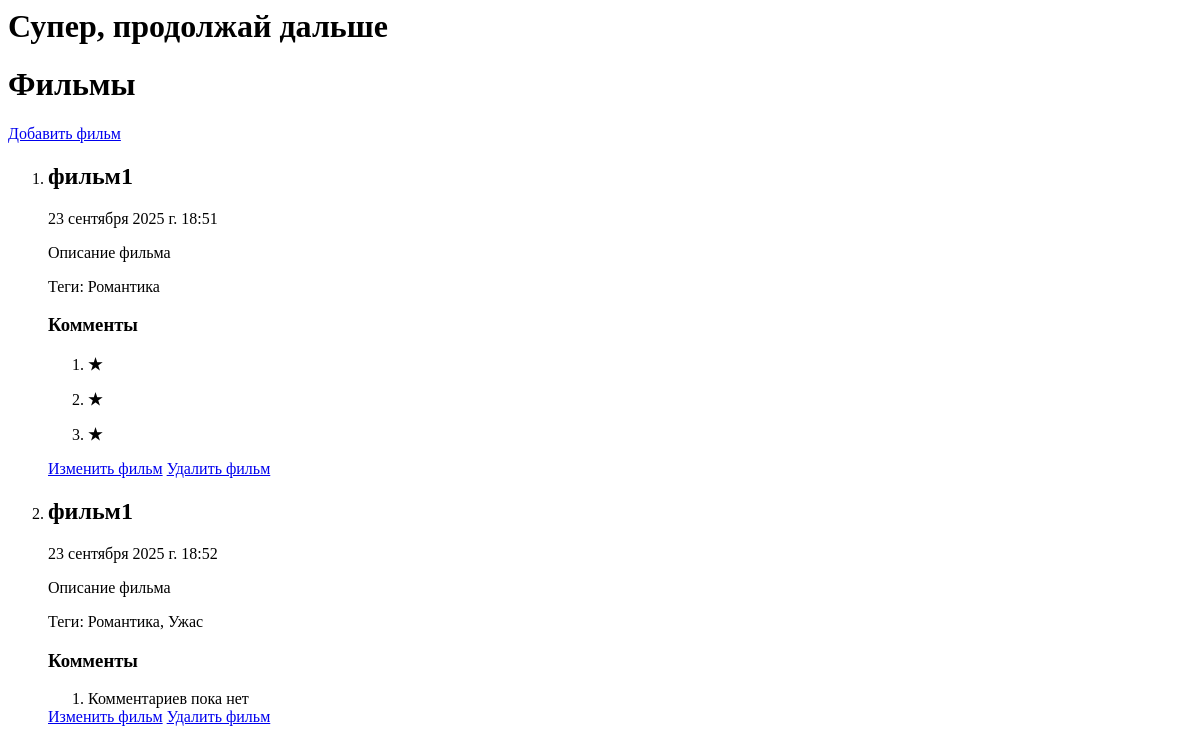
Before: /all_films/ (signed in) with the older database file.
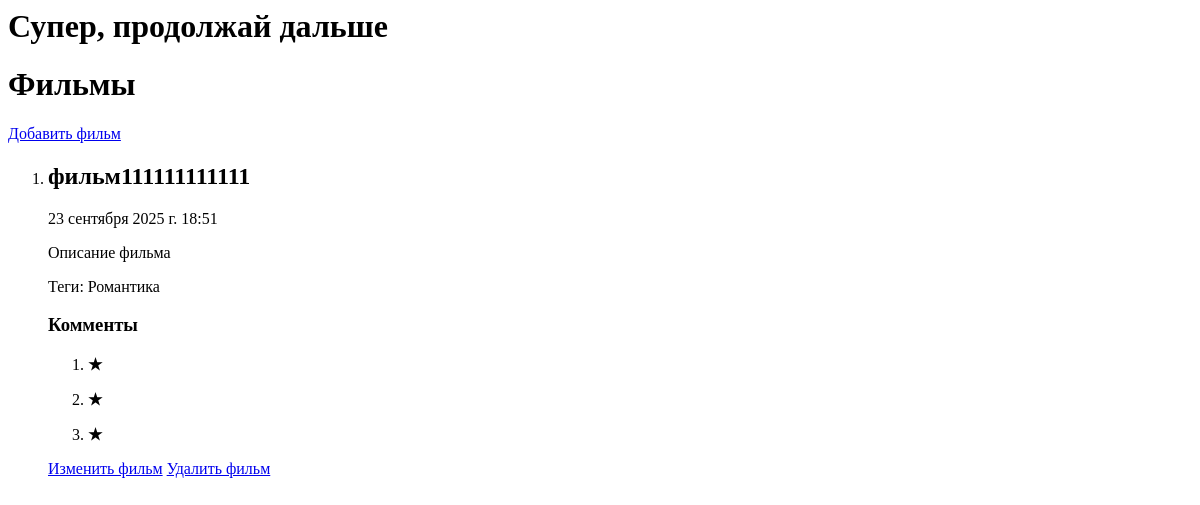
After: the same page with the newer database file.
### cineboard/models.py (models this page shows)
class Films(models.Model):
    GENRE = (
        ('Фантастика', 'Фантастика'),
        ('Хорор', 'Хоррор')
    )
    title = models.CharField(max_length=100, default='фильм1')
    description = models.TextField(default='Описание фильма')
    genre = models.CharField(max_length=100, choices=GENRE, default='Фантастика')
    tags = models.ManyToManyField(Tag)
    created_at = models.DateTimeField(auto_now_add=True)

class Tag(models.Model):
    name = models.CharField(max_length=100, default='Романтика')

class Rating(models.Model):
    MARKS = (
        ("1", "1"),
        ("2", "2"),
        ("3", "3"),
        ('4', "4"),
        ('5', '5')
    )
    choice_films = models.ForeignKey(Films, on_delete=models.CASCADE, related_name='rating')
    marks = models.CharField(max_length=100, choices=MARKS, default='3', null=True)

### cineboard/views.py (the view)
# urls.py: path('all_films/', views.AllFilmsListView.as_view(), name='all_films'),
class AllFilmsListView(LoginRequiredMixin, generic.ListView):
    model = models.Films
    template_name = 'cineboard/tv_list.html'
    context_object_name = 'tv_lst'

### templates/cineboard/tv_list.html (shortened to what this page needs)
<h1>Супер, продолжай дальше</h1>
<h1>Фильмы</h1>
<a href="{% url 'cineboard:create_film' %}">Добавить фильм</a>
<ol>
  {% for i in tv_lst %}
  <li>
    <h2>{{ i.title }}</h2>
    <p>{{ i.created_at }}</p>
    <p>{{ i.description }}</p>
    Теги:
    {% for tag in i.tags.all %}
      {{ tag.name }}{% if not forloop.last %}, {% endif %}
    {% empty %}
      без тегов
    {% endfor %}
    <br>
    <h3>Комменты</h3>
    <ol>
      {% for comment in i.rating.all %}
      <li>
        <strong>{{ comment.stars }}★</strong><br>
      </li>
      {% empty %}
      <li>Комментариев пока нет</li>
      {% endfor %}
    </ol>
   <a href="{% url 'cineboard:update' i.id %}">Изменить фильм</a>
<a href="{% url 'cineboard:delete' i.id %}">Удалить фильм</a>
  </li>
  {% endfor %}
</ol>

Changed rows visible on the page:
removed Films: title "фильм1", created_at "23 сентября 2025 г. 18:52", description "Описание фильма", Tag (name "Романтика")
no longer on this page (row unchanged): Tag: name "Ужас", shown under "фильм1"
changed Films "Описание фильма": title "фильм1" → "фильм111111111111"
